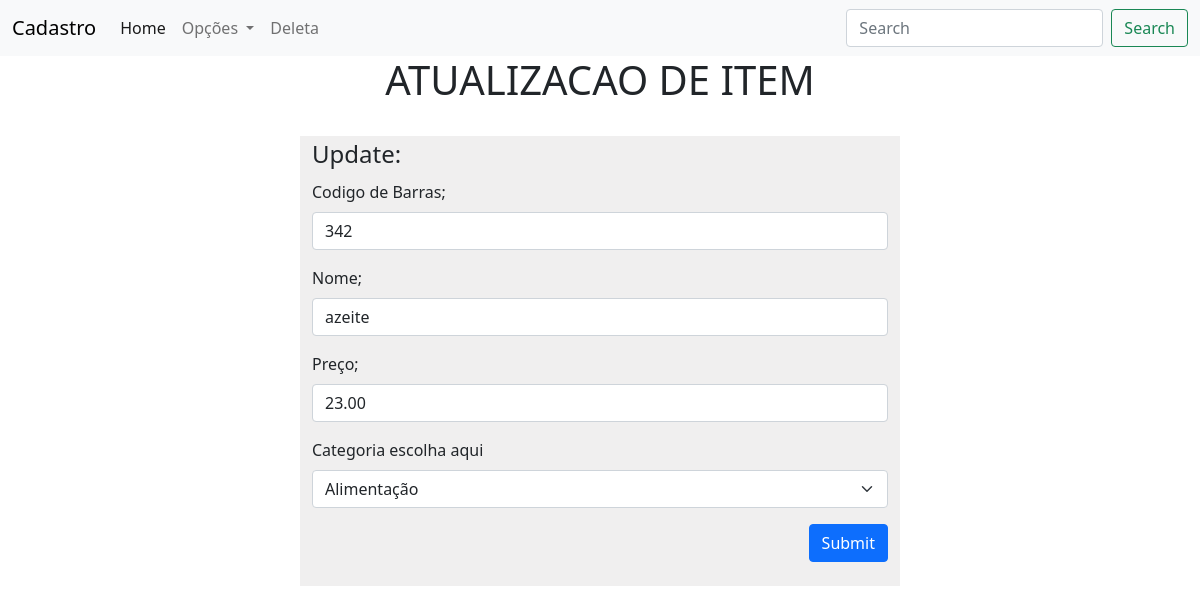
Page /update/342 on the committed database.
### amz/models.py (models this page shows)
class Produto (models.Model):
    codigo_pro = models.CharField(max_length=100, primary_key=True, blank=False, null=False)
    nome = models.TextField(max_length=50)
    preco = models.DecimalField(max_digits=6, decimal_places=2, default=0.00)
    categoria = models.TextField(max_length=12, default='Sem mais detalhes')
    class Meta:
        ordering = ['-codigo_pro']

### amz/views.py (the view)
# urls.py: path('update/<int:codigo_pro>', views.update, name='update')
def update(request, codigo_pro):
    produtos = Produto.objects.get(codigo_pro = codigo_pro)
    return render(request, 'usuario/update.html', {'produtos':produtos})

### amz/templates/usuario/update.html (shortened to what this page needs)
{% extends 'usuario/base.html' %}
{% block conteudo %}
    <form action="{% url 'Itens' %}" method="post">
      <h1 style="text-align: center;">ATUALIZACAO DE ITEM</h1><br>
      <div class="container w-50" style="background-color: rgb(240, 239, 239);">
        <form class="form-control-sm">
          <fieldset >
            <legend>Update:</legend>
            <div class="mb-3">
              <label for="disabledTextInput" class="form-label">Codigo de Barras;</label>
              <input type="text" value="{{produtos.codigo_pro}}" name="codigo_pro" class="form-control" >
            </div>
            <div class="mb-3">
              <label for="disabledTextInput" class="form-label">Nome;</label>
              <input type="text" value="{{produtos.nome}}" name="nome" class="form-control">
            </div>
            <div class="mb-3">
              <label for="disabledTextInput" class="form-label">Preço;</label>
              <input type="text" name="preco" value="{{produtos.preco}}" class="form-control">
            </div>
            <div class="mb-3">
              <label for="disabledSelect" class="form-label">Categoria escolha aqui</label>
              <select name="categoria" class="form-select">
                <option>Alimentação</option>
              </select>
            </div>
            <button type="submit" class="btn btn-primary float-end">Submit</button>
          </fieldset>
          <br>
        </form>
      </div>
    </form>
    <br/>
    <br/>
    <br/>
{% endblock %}

### rows in the picture
Produto: codigo_pro "342", nome "azeite", preco "23.00"
